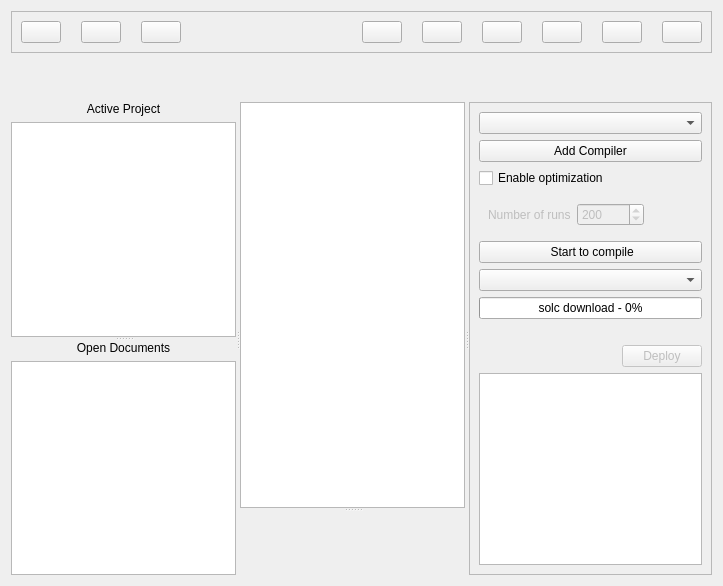
<?xml version="1.0" encoding="UTF-8"?>
<ui version="4.0">
 <class>EditContract</class>
 <widget class="QWidget" name="EditContract">
  <property name="geometry">
   <rect>
    <x>0</x>
    <y>0</y>
    <width>723</width>
    <height>586</height>
   </rect>
  </property>
  <property name="minimumSize">
   <size>
    <width>0</width>
    <height>100</height>
   </size>
  </property>
  <property name="windowTitle">
   <string>Lux Solidity IDE</string>
  </property>
  <property name="styleSheet">
   <string notr="true"/>
  </property>
  <layout class="QVBoxLayout" name="verticalLayout_5">
   <item>
    <widget class="QFrame" name="toolsFrame">
     <property name="frameShape">
      <enum>QFrame::StyledPanel</enum>
     </property>
     <property name="frameShadow">
      <enum>QFrame::Raised</enum>
     </property>
     <layout class="QHBoxLayout" name="horizontalLayout">
      <property name="spacing">
       <number>20</number>
      </property>
      <item>
       <widget class="QPushButton" name="pushButtonSearch">
        <property name="toolTip">
         <string>Search</string>
        </property>
        <property name="text">
         <string/>
        </property>
        <property name="icon">
         <iconset resource="res.qrc">
          <normaloff>:/imgs/find.png</normaloff>:/imgs/find.png</iconset>
        </property>
       </widget>
      </item>
      <item>
       <widget class="QPushButton" name="pushButtonRedo">
        <property name="toolTip">
         <string>Redo</string>
        </property>
        <property name="text">
         <string/>
        </property>
        <property name="icon">
         <iconset resource="res.qrc">
          <normaloff>:/imgs/redo.png</normaloff>:/imgs/redo.png</iconset>
        </property>
       </widget>
      </item>
      <item>
       <widget class="QPushButton" name="pushButtonUndo">
        <property name="toolTip">
         <string>Undo</string>
        </property>
        <property name="text">
         <string/>
        </property>
        <property name="icon">
         <iconset resource="res.qrc">
          <normaloff>:/imgs/undo.png</normaloff>:/imgs/undo.png</iconset>
        </property>
       </widget>
      </item>
      <item>
       <spacer name="horizontalSpacer">
        <property name="orientation">
         <enum>Qt::Horizontal</enum>
        </property>
        <property name="sizeHint" stdset="0">
         <size>
          <width>40</width>
          <height>20</height>
         </size>
        </property>
       </spacer>
      </item>
      <item>
       <widget class="QPushButton" name="pushButtonSaveFile">
        <property name="text">
         <string/>
        </property>
        <property name="icon">
         <iconset resource="res.qrc">
          <normaloff>:/imgs/saveFile.png</normaloff>:/imgs/saveFile.png</iconset>
        </property>
       </widget>
      </item>
      <item>
       <widget class="QPushButton" name="pushButtonSaveFileAs">
        <property name="text">
         <string/>
        </property>
        <property name="icon">
         <iconset resource="res.qrc">
          <normaloff>:/imgs/saveFileAs.png</normaloff>:/imgs/saveFileAs.png</iconset>
        </property>
       </widget>
      </item>
      <item>
       <widget class="QPushButton" name="pushButtonSaveAllFiles">
        <property name="text">
         <string/>
        </property>
        <property name="icon">
         <iconset resource="res.qrc">
          <normaloff>:/imgs/saveAllFiles.png</normaloff>:/imgs/saveAllFiles.png</iconset>
        </property>
       </widget>
      </item>
      <item>
       <widget class="QPushButton" name="pushButtonOpenFile">
        <property name="text">
         <string/>
        </property>
        <property name="icon">
         <iconset resource="res.qrc">
          <normaloff>:/imgs/openFile.png</normaloff>:/imgs/openFile.png</iconset>
        </property>
       </widget>
      </item>
      <item>
       <widget class="QPushButton" name="pushButtonNewFile">
        <property name="text">
         <string/>
        </property>
        <property name="icon">
         <iconset resource="res.qrc">
          <normaloff>:/imgs/newFile.png</normaloff>:/imgs/newFile.png</iconset>
        </property>
       </widget>
      </item>
      <item>
       <widget class="QPushButton" name="pushButtonWizard">
        <property name="text">
         <string/>
        </property>
        <property name="icon">
         <iconset resource="res.qrc">
          <normaloff>:/imgs/wizard.png</normaloff>:/imgs/wizard.png</iconset>
        </property>
       </widget>
      </item>
     </layout>
    </widget>
   </item>
   <item>
    <widget class="QLabel" name="labelFileName">
     <property name="text">
      <string/>
     </property>
     <property name="textFormat">
      <enum>Qt::PlainText</enum>
     </property>
     <property name="alignment">
      <set>Qt::AlignCenter</set>
     </property>
    </widget>
   </item>
   <item>
    <widget class="QSplitter" name="splitterEditCode">
     <property name="orientation">
      <enum>Qt::Horizontal</enum>
     </property>
     <widget class="QSplitter" name="splitter_2">
      <property name="orientation">
       <enum>Qt::Vertical</enum>
      </property>
      <widget class="QWidget" name="">
       <layout class="QVBoxLayout" name="verticalLayout_3">
        <item>
         <widget class="QLabel" name="labelCurrentProjectTytle">
          <property name="text">
           <string>Active Project</string>
          </property>
          <property name="alignment">
           <set>Qt::AlignCenter</set>
          </property>
         </widget>
        </item>
        <item>
         <widget class="QTreeWidget" name="treeWidgetCurrentProject">
          <property name="sizePolicy">
           <sizepolicy hsizetype="Preferred" vsizetype="Expanding">
            <horstretch>0</horstretch>
            <verstretch>0</verstretch>
           </sizepolicy>
          </property>
          <property name="minimumSize">
           <size>
            <width>200</width>
            <height>0</height>
           </size>
          </property>
          <attribute name="headerVisible">
           <bool>false</bool>
          </attribute>
          <attribute name="headerCascadingSectionResizes">
           <bool>false</bool>
          </attribute>
          <attribute name="headerDefaultSectionSize">
           <number>100</number>
          </attribute>
          <attribute name="headerStretchLastSection">
           <bool>true</bool>
          </attribute>
          <column>
           <property name="text">
            <string/>
           </property>
          </column>
         </widget>
        </item>
       </layout>
      </widget>
      <widget class="QWidget" name="">
       <layout class="QVBoxLayout" name="verticalLayout_4">
        <item>
         <widget class="QLabel" name="labelAllOpenFilesTytle">
          <property name="text">
           <string>Open Documents</string>
          </property>
          <property name="alignment">
           <set>Qt::AlignCenter</set>
          </property>
         </widget>
        </item>
        <item>
         <widget class="QListView" name="listViewAllOpenFiles">
          <property name="sizePolicy">
           <sizepolicy hsizetype="Preferred" vsizetype="Expanding">
            <horstretch>0</horstretch>
            <verstretch>0</verstretch>
           </sizepolicy>
          </property>
          <property name="minimumSize">
           <size>
            <width>200</width>
            <height>0</height>
           </size>
          </property>
         </widget>
        </item>
       </layout>
      </widget>
     </widget>
     <widget class="QWidget" name="layoutWidget">
      <layout class="QVBoxLayout" name="verticalLayout_2">
       <item>
        <widget class="QSplitter" name="splitter">
         <property name="orientation">
          <enum>Qt::Vertical</enum>
         </property>
         <widget class="CodeEditor" name="codeEdit"/>
         <widget class="FindWidget" name="wgtFindResults" native="true"/>
        </widget>
       </item>
      </layout>
     </widget>
     <widget class="QFrame" name="frameBuild">
      <property name="minimumSize">
       <size>
        <width>0</width>
        <height>0</height>
       </size>
      </property>
      <property name="maximumSize">
       <size>
        <width>16777215</width>
        <height>16777215</height>
       </size>
      </property>
      <property name="frameShape">
       <enum>QFrame::StyledPanel</enum>
      </property>
      <property name="frameShadow">
       <enum>QFrame::Raised</enum>
      </property>
      <layout class="QVBoxLayout" name="verticalLayout">
       <item>
        <widget class="QComboBox" name="comboBoxCompilerVersion"/>
       </item>
       <item>
        <widget class="QPushButton" name="pushButtonAddCompiler">
         <property name="text">
          <string>Add Compiler</string>
         </property>
        </widget>
       </item>
       <item>
        <widget class="QCheckBox" name="checkBoxOptimization">
         <property name="text">
          <string>Enable optimization</string>
         </property>
        </widget>
       </item>
       <item>
        <widget class="QWidget" name="widgetRuns" native="true">
         <property name="enabled">
          <bool>false</bool>
         </property>
         <layout class="QHBoxLayout" name="horizontalLayout_2">
          <item>
           <widget class="QLabel" name="labelRunsTytle">
            <property name="text">
             <string>Number of runs</string>
            </property>
           </widget>
          </item>
          <item>
           <widget class="QSpinBox" name="spinBoxRuns">
            <property name="minimum">
             <number>1</number>
            </property>
            <property name="maximum">
             <number>999999999</number>
            </property>
            <property name="value">
             <number>200</number>
            </property>
           </widget>
          </item>
          <item>
           <spacer name="horizontalSpacer_2">
            <property name="orientation">
             <enum>Qt::Horizontal</enum>
            </property>
            <property name="sizeHint" stdset="0">
             <size>
              <width>40</width>
              <height>20</height>
             </size>
            </property>
           </spacer>
          </item>
         </layout>
        </widget>
       </item>
       <item>
        <widget class="QPushButton" name="pushButtonBuild">
         <property name="maximumSize">
          <size>
           <width>16777215</width>
           <height>25</height>
          </size>
         </property>
         <property name="toolTip">
          <string/>
         </property>
         <property name="text">
          <string> Start to compile</string>
         </property>
         <property name="icon">
          <iconset resource="res.qrc">
           <normaloff>:/imgs/compile.png</normaloff>:/imgs/compile.png</iconset>
         </property>
         <property name="iconSize">
          <size>
           <width>14</width>
           <height>14</height>
          </size>
         </property>
        </widget>
       </item>
       <item>
        <widget class="QComboBox" name="comboBoxChooseDeploy"/>
       </item>
       <item>
        <widget class="QProgressBar" name="progressBarDownloadSolc">
         <property name="value">
          <number>0</number>
         </property>
         <property name="alignment">
          <set>Qt::AlignCenter</set>
         </property>
         <property name="invertedAppearance">
          <bool>false</bool>
         </property>
         <property name="format">
          <string>solc download - %p%</string>
         </property>
        </widget>
       </item>
       <item>
        <widget class="QLabel" name="labelBuildStatus">
         <property name="text">
          <string/>
         </property>
         <property name="alignment">
          <set>Qt::AlignCenter</set>
         </property>
        </widget>
       </item>
       <item>
        <layout class="QHBoxLayout" name="horizontalLayout_3">
         <item>
          <spacer name="horizontalSpacer_3">
           <property name="orientation">
            <enum>Qt::Horizontal</enum>
           </property>
           <property name="sizeHint" stdset="0">
            <size>
             <width>40</width>
             <height>20</height>
            </size>
           </property>
          </spacer>
         </item>
         <item>
          <widget class="QPushButton" name="pushButtonDeploy">
           <property name="enabled">
            <bool>false</bool>
           </property>
           <property name="text">
            <string>Deploy</string>
           </property>
          </widget>
         </item>
        </layout>
       </item>
       <item>
        <widget class="QListWidget" name="listWidgetErrWarnings">
         <property name="styleSheet">
          <string notr="true"/>
         </property>
         <property name="spacing">
          <number>10</number>
         </property>
        </widget>
       </item>
      </layout>
     </widget>
    </widget>
   </item>
  </layout>
 </widget>
 <customwidgets>
  <customwidget>
   <class>CodeEditor</class>
   <extends>QPlainTextEdit</extends>
   <header>codeeditor.h</header>
  </customwidget>
  <customwidget>
   <class>FindWidget</class>
   <extends>QWidget</extends>
   <header>find/findwidget.h</header>
   <container>1</container>
  </customwidget>
 </customwidgets>
 <resources>
  <include location="res.qrc"/>
 </resources>
 <connections/>
</ui>
